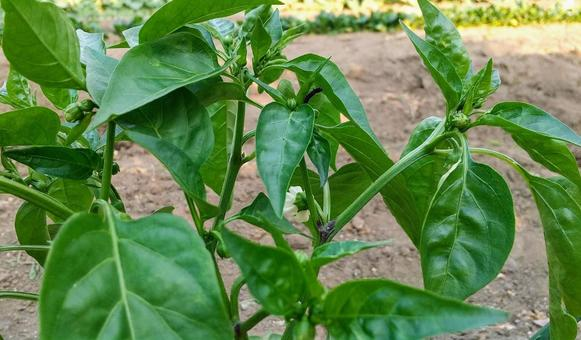
#> input picture Crop Identification/notebooks/test_images-old/bellpepper.jpeg, 581 x 340 px
$ python -i leaf_isolator.py   (imports and definitions only)   (older library calls are emulated)
#> lines starting #> are read from the running program, lines starting #| are printed output that depends on the picture; after the words box and inside, x2 and y2 are one past the last pixel; in counts of white or black regions, pixels touching at a corner belong together
"""
leaf_isolator.py — Subject leaf isolation using colour + sharpness + position scoring.

Ported from notebooks/03_leaf_segmentation.ipynb.

Strategy: colour thresholding alone can't tell "the leaf you're photographing"
apart from "other green leaves in the background".  Two additional cues help:

  1. FOCUS: farmers instinctively focus the camera on the target leaf, so
     background leaves are usually slightly out of focus (lower local sharpness).
  2. POSITION / SIZE: the subject leaf is almost always the largest and most
     central green region in the frame.

All three cues (colour + sharpness + position/size) are combined into a single
composite score per candidate contour.  The winner is cropped out with padding.
"""

import cv2
import numpy as np
from pathlib import Path
from typing import Optional


def compute_sharpness_map(gray: np.ndarray, ksize: int = 25) -> np.ndarray:
    """
    Local sharpness via a sliding-window Laplacian variance map.

    Args:
        gray:  Single-channel (grayscale) image.
        ksize: Kernel size for the local averaging window.

    Returns:
        A float map where higher values = sharper / more in-focus pixels.
    """
    lap = cv2.Laplacian(gray, cv2.CV_64F)
    lap_sq = lap**2
    local_mean = cv2.blur(lap_sq, (ksize, ksize))
    return local_mean


def green_mask(hsv: np.ndarray) -> np.ndarray:
    """
    Broad green-vegetation mask in HSV space.

    The range is deliberately wide because leaf colour varies with disease and
    lighting.  We rely on sharpness + position to pick the RIGHT green region
    rather than on colour alone to exclude every other green thing.

    Args:
        hsv: Image in HSV colour space.

    Returns:
        Binary mask (uint8, 0 or 255).
    """
    lower = np.array([25, 30, 30])
    upper = np.array([95, 255, 255])
    mask = cv2.inRange(hsv, lower, upper)
    kernel = cv2.getStructuringElement(cv2.MORPH_ELLIPSE, (7, 7))
    mask = cv2.morphologyEx(mask, cv2.MORPH_OPEN, kernel, iterations=2)
    mask = cv2.morphologyEx(mask, cv2.MORPH_CLOSE, kernel, iterations=2)
    return mask


def score_contour(
    contour: np.ndarray,
    image_shape: tuple,
    sharpness_map: np.ndarray,
    mask: np.ndarray,
) -> tuple[float, Optional[tuple]]:
    """
    Score a candidate leaf contour on area, centrality, and local sharpness.

    Args:
        contour:       Single contour from cv2.findContours.
        image_shape:   Shape of the source image (h, w, ...).
        sharpness_map: Output of compute_sharpness_map.
        mask:          Green mask (unused in scoring, kept for API symmetry).

    Returns:
        (score, bounding_rect) — score=-1 means the contour is too small.
    """
    h, w = image_shape[:2]
    area = cv2.contourArea(contour)

    if area < 0.005 * h * w:  # ignore tiny specks
        return -1, None

    x, y, bw, bh = cv2.boundingRect(contour)
    cx, cy = x + bw / 2, y + bh / 2
    img_cx, img_cy = w / 2, h / 2
    dist_from_center = np.hypot(cx - img_cx, cy - img_cy)
    max_dist = np.hypot(img_cx, img_cy)
    centrality_score = 1 - (dist_from_center / max_dist)

    region_mask = np.zeros((h, w), dtype=np.uint8)
    cv2.drawContours(region_mask, [contour], -1, 255, thickness=cv2.FILLED)
    mean_sharpness = cv2.mean(sharpness_map, mask=region_mask)[0]

    area_score = area / (h * w)

    # Weighted combination — tune weights here if the wrong leaf keeps winning.
    combined = (
        0.45 * area_score
        + 0.30 * centrality_score
        + 0.25 * min(mean_sharpness / 500, 1.0)
    )
    return combined, (x, y, bw, bh)


def isolate_subject_leaf(
    image_bgr: np.ndarray,
    padding_ratio: float = 0.08,
) -> Optional[np.ndarray]:
    """
    Return the cropped subject-leaf image (BGR), or None if no confident
    candidate was found.

    When None is returned the caller should either:
      - Use the full image as a fallback, or
      - Ask the farmer to retake the photo.

    Args:
        image_bgr:     Source image in BGR colour space (as read by cv2.imread).
        padding_ratio: Fractional padding added around the chosen bounding box.

    Returns:
        Cropped BGR image of the subject leaf, or None.
    """
    gray = cv2.cvtColor(image_bgr, cv2.COLOR_BGR2GRAY)
    hsv = cv2.cvtColor(image_bgr, cv2.COLOR_BGR2HSV)

    sharpness_map = compute_sharpness_map(gray)
    mask = green_mask(hsv)

    contours, _ = cv2.findContours(mask, cv2.RETR_EXTERNAL, cv2.CHAIN_APPROX_SIMPLE)
    if not contours:
        return None

    best_score, best_box = -1.0, None
    for c in contours:
        score, box = score_contour(c, image_bgr.shape, sharpness_map, mask)
        if score > best_score:
            best_score, best_box = score, box

    if best_box is None or best_score < 0.15:  # confidence floor
        return None

    x, y, bw, bh = best_box
    pad_x, pad_y = int(bw * padding_ratio), int(bh * padding_ratio)
    h, w = image_bgr.shape[:2]
    x0, y0 = max(0, x - pad_x), max(0, y - pad_y)
    x1, y1 = min(w, x + bw + pad_x), min(h, y + bh + pad_y)

    return image_bgr[y0:y1, x0:x1]

>>> import cv2
>>> picture = cv2.imread('../../../Crop Identification/notebooks/test_images-old/bellpepper.jpeg')
#> picture is the input picture: shape (340, 581, 3); mean B, G, R 76.9, 135.3, 97.3
>>> result = isolate_subject_leaf(picture)
#> in isolate_subject_leaf, `gray = cv2.cvtColor(image_bgr, cv2.COLOR_BGR2GRAY)`:
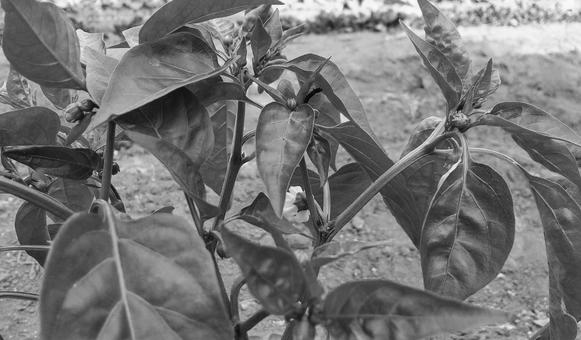
#> gray: shape (340, 581); min 2, max 252, mean 117.2
#> in isolate_subject_leaf, `hsv = cv2.cvtColor(image_bgr, cv2.COLOR_BGR2HSV)`: hsv: shape (340, 581, 3); mean H, S, V 46.3, 137.8, 138.3
#> in compute_sharpness_map, `lap = cv2.Laplacian(gray, cv2.CV_64F)`:
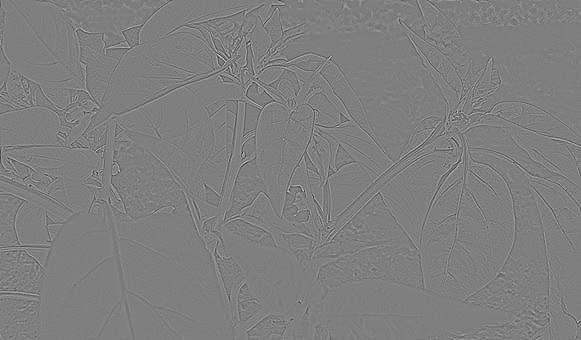
#> lap: shape (340, 581) float64; min -369, max 371, mean 0; drawn with min black and max white
#> in compute_sharpness_map, `lap_sq = lap**2`:
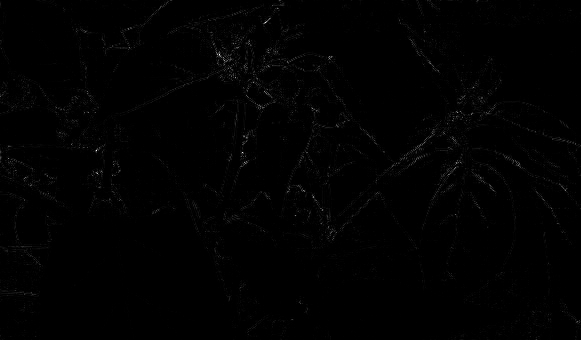
#> lap_sq: shape (340, 581) float64; min 0, max 137641, mean 929.3; drawn with min black and max white
#> in compute_sharpness_map, `local_mean = cv2.blur(lap_sq, (ksize, ksize))`:
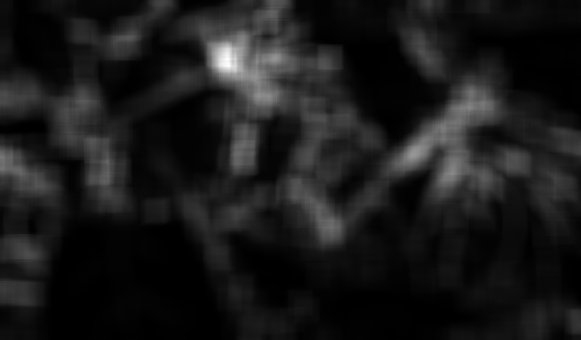
#> local_mean: shape (340, 581) float64; min 14.24, max 8897.4, mean 927.1; drawn with min black and max white
#> in green_mask, `mask = cv2.inRange(hsv, lower, upper)`:
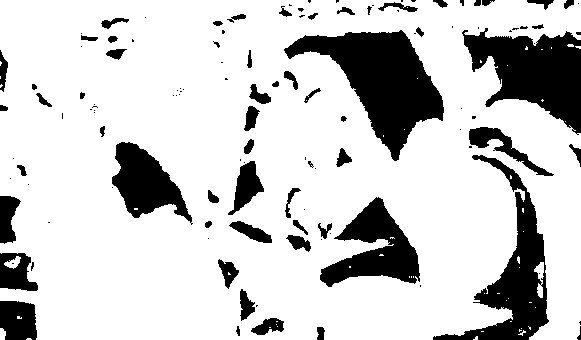
#> mask: shape (340, 581); 79.9% white; 122 black regions (63 under 20 px), largest, box (x1, y1, x2, y2) and area: (284, 30, 444, 161) 8832, (462, 28, 581, 135) 7010, (433, 155, 549, 340) 6040
#> in green_mask, `mask = cv2.morphologyEx(mask, cv2.MORPH_OPEN, kernel, iterations=2)`:
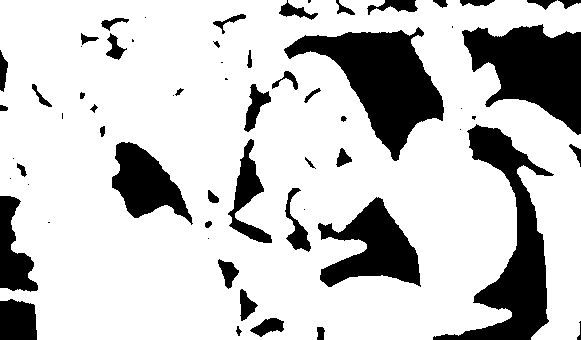
#> mask: shape (340, 581); 77.9% white; 63 black regions (18 under 20 px), largest, box (x1, y1, x2, y2) and area: (284, 27, 444, 161) 8987, (433, 124, 554, 340) 8155, (462, 24, 581, 135) 7758
#> in green_mask, `mask = cv2.morphologyEx(mask, cv2.MORPH_CLOSE, kernel, iterations=2)`:
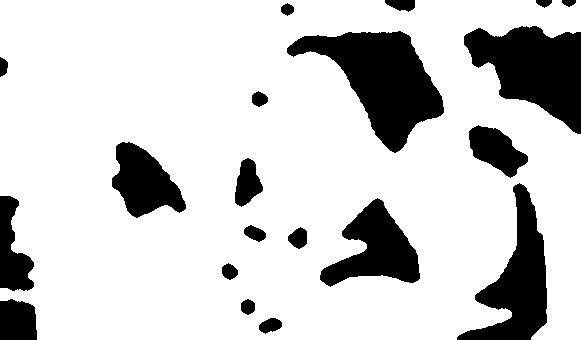
#> mask: shape (340, 581); 80.8% white; 20 black regions
#> in isolate_subject_leaf, `contours, _ = cv2.findContours(mask, cv2.RETR_EXTERNAL, cv2.CHAIN_APPR..`: contours = 1 contour; box (x1, y1, x2, y2) and area: (0, 0, 581, 340) 179066
#> the loop in isolate_subject_leaf, `for c in contours:` made 1 pass
#> (h in score_contour, w in score_contour, area in score_contour, x in score_contour, y in score_contour, bw in score_contour, bh in score_contour, cx in score_contour) on pass 1: (340, 581, 179065.5, 0, 0, 581, 340, 290.5)
#> after the loop in isolate_subject_leaf, `for c in contours:`: best_score = 0.958
#> in isolate_subject_leaf, `x, y, bw, bh = best_box`: x = 0; bw = 581; bh = 340
#> in isolate_subject_leaf, `pad_x, pad_y = int(bw * padding_ratio), int(bh * padding_ratio)`: pad_x = 46; pad_y = 27
#> in isolate_subject_leaf, `x0, y0 = max(0, x - pad_x), max(0, y - pad_y)`: x0 = 0
#> in isolate_subject_leaf, `x1, y1 = min(w, x + bw + pad_x), min(h, y + bh + pad_y)`: x1 = 581; y1 = 340

$ run again, on Crop Identification/notebooks/test_images-old/chilli.jpg
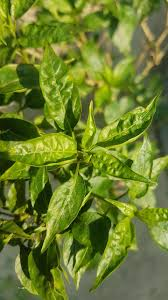
#> input picture Crop Identification/notebooks/test_images-old/chilli.jpg, 168 x 300 px
#> picture is the input picture: shape (300, 168, 3); mean B, G, R 45, 125.5, 108.2
#> hsv: shape (300, 168, 3); mean H, S, V 37.3, 169, 126
#> in compute_sharpness_map, `local_mean = cv2.blur(lap_sq, (ksize, ksize))`:
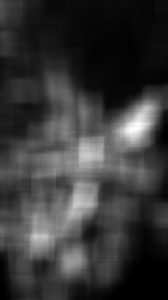
#> local_mean: shape (300, 168) float64; min 3.05, max 6505, mean 1447.9; drawn with min black and max white
#> in green_mask, `mask = cv2.morphologyEx(mask, cv2.MORPH_CLOSE, kernel, iterations=2)`:
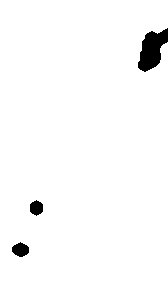
#> mask: shape (300, 168); 97.8% white; 3 black regions
#> contours = 1 contour; box (x1, y1, x2, y2) and area: (0, 0, 168, 300) 49096
#> the loop in isolate_subject_leaf, `for c in contours:` made 1 pass
#> (h in score_contour, w in score_contour, area in score_contour, x in score_contour, y in score_contour, bw in score_contour, bh in score_contour, cx in score_contour) on pass 1: (300, 168, 49095.5, 0, 0, 168, 300, 84)
#> after the loop in isolate_subject_leaf, `for c in contours:`: best_score = 0.988
#> in isolate_subject_leaf, `x, y, bw, bh = best_box`: x = 0; bw = 168; bh = 300
#> pad_x = 13; pad_y = 24
#> x0 = 0
#> x1 = 168; y1 = 300

$ run again, on Crop Identification/notebooks/test_images-old/cotton.jpg
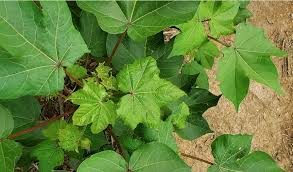
#> input picture Crop Identification/notebooks/test_images-old/cotton.jpg, 293 x 172 px
#> picture is the input picture: shape (172, 293, 3); mean B, G, R 59, 134, 101.9
#> hsv: shape (172, 293, 3); mean H, S, V 41.8, 154.5, 138.5
#> in compute_sharpness_map, `local_mean = cv2.blur(lap_sq, (ksize, ksize))`:
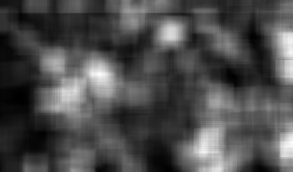
#> local_mean: shape (172, 293) float64; min 269.8, max 9401, mean 3017.4; drawn with min black and max white
#> in green_mask, `mask = cv2.morphologyEx(mask, cv2.MORPH_CLOSE, kernel, iterations=2)`:
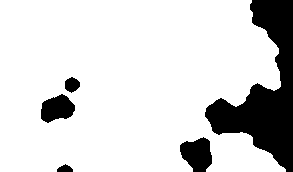
#> mask: shape (172, 293); 83.8% white; 5 black regions
#> contours = 1 contour; box (x1, y1, x2, y2) and area: (0, 0, 286, 172) 42536
#> the loop in isolate_subject_leaf, `for c in contours:` made 1 pass
#> (h in score_contour, w in score_contour, area in score_contour, x in score_contour, y in score_contour, bw in score_contour, bh in score_contour, cx in score_contour) on pass 1: (172, 293, 42536, 0, 0, 286, 172, 143)
#> after the loop in isolate_subject_leaf, `for c in contours:`: best_score = 0.924
#> in isolate_subject_leaf, `x, y, bw, bh = best_box`: x = 0; bw = 286; bh = 172
#> pad_x = 22; pad_y = 13
#> x0 = 0
#> x1 = 293; y1 = 172
